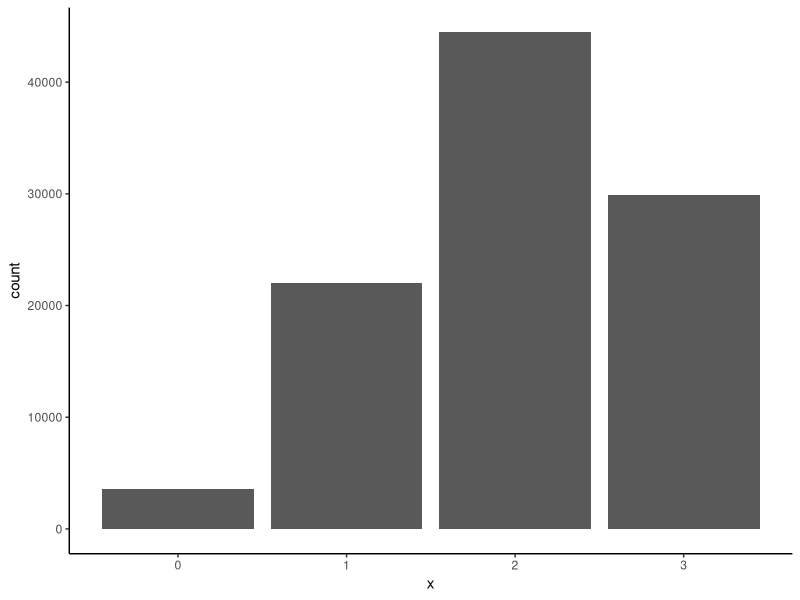
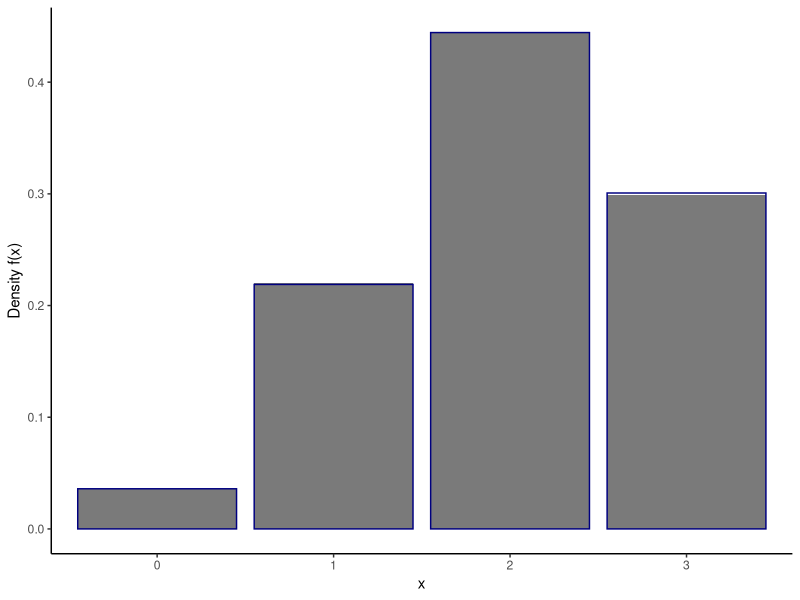

Reproduce these figures in R, in order.
## ---- chunk 1
knitr::opts_chunk$set(echo = TRUE, warning = FALSE, message = FALSE)
library(tidyverse)
## ---- chunk 2
data <- data.frame(x = rbinom(100000, 3, 0.67))
## ---- chunk 3
ggplot(data = data, aes(x = x)) +
  geom_bar() +
  theme_classic()
## ---- chunk 4
data %>%
  summarize(prop = sum(x == 0 | x == 1)/100000)
## ---- chunk 5
pbinom(1, 3, .67)
## ---- chunk 6
#convert simulated counts into proportions & compute pmf for each value of x
data_summary <- data %>%
  count(x, name = "count") %>%
  mutate(rel_freq = count/100000,
         pmf = dbinom(x, 3, .67))

ggplot(data_summary) +
  geom_col(aes(x = factor(x), y = rel_freq),
           alpha = 0.8) +
  geom_col(aes(x = factor(x), y = pmf),
           fill = NA, color = "navyblue") +
  labs(x = "x", y = "Density f(x)") +
  theme_classic()
